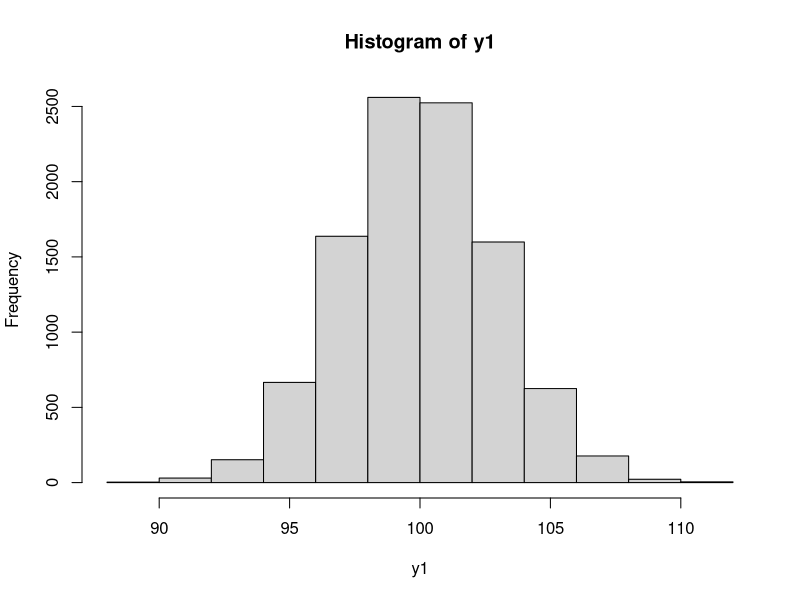
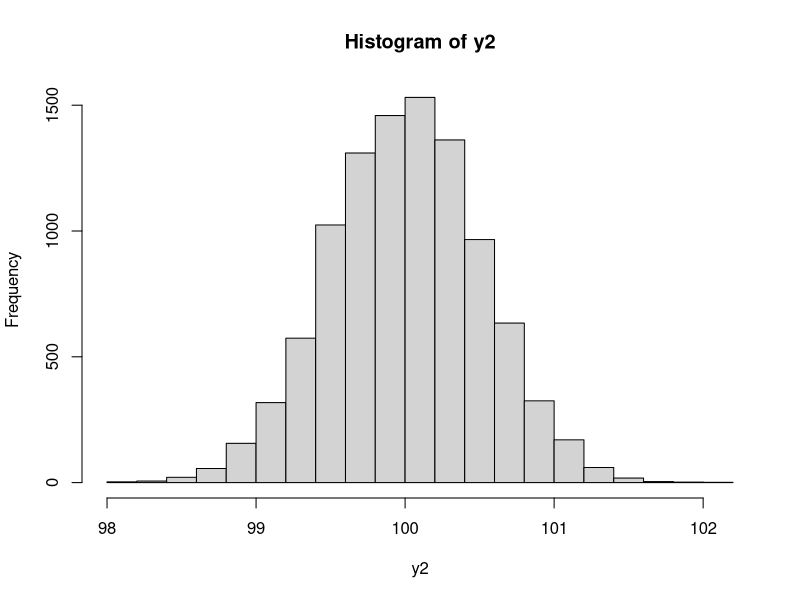

These figures' R source, in order: (Note: this script raises an error after producing the figures.)
## ---- chunk 1
knitr::opts_chunk$set(echo = TRUE)
## ---- chunk 2
randomSample <- 10000
y1 <- y2 <- rep(NA,randomSample)

for (i in 1:randomSample) {
  y1[i] <- mean(rnorm(30,100,16))
  y2[i] <- mean(rnorm(1000,100,16))
}
mean(y1);sd(y1);hist(y1)
mean(y2);sd(y2);hist(y2)
## ---- chunk 3
16/sqrt(30)
16/sqrt(1000)

## ---- chunk 4
#Create the sample
b <- rnorm(n=1000,4,3)
#Evaluate the mean and standard deviation 
mean=mean(b)
s_deviaition=sd(b)
## ---- chunk 5
#Adds c=2 to each element of the sample 
c=2
b1=b+c
#Compare the mean and standard deviation  
mean1=mean(b1)
s_deviation1=sd(b1)
print("mean of the first sample +c: ", mean+c)
print("mean of the second sample: ",mean1)
print("standard deviation of the first sample: ",s.deviation)
print("standard deviation of the second sample: ",s.deviation1)
## ---- chunk 6
#multiply the valuse by c=2
b1=c*b
#Compare the mean and variance  
mean1=mean(b1)
s.deviation1=sd(b1)
print("mean of the first sample times c: ", mean*c)
print("mean of the second sample: ",mean1)
print("standard deviation of the first sample times c^2: ",s.deviation*c**2)
print("standard deviation of the second sample: ",s.deviation1)

## ---- chunk 7
y = rgamma(n=2, shape=2)
x = log(y)

median(x); log(median(y))
## ---- chunk 8
o <- 365
pr <- 1/365
res <- 1
for (i in 1:23 ) {
  res = res * pr * o 
  cat(i, " -- ",1 - res)
  print(' ')
  o = o - 1
  
}
#same result with pbirthday function
#for (i in 1:50 ) {
#  cat(" - it",i, "with p:",1 - pbirthday(i))}
## ---- chunk 9
ind<-0;iter<- 100000
for(i in 1:iter){
  s<-sample(1:365,50,replace=TRUE);d<- unique(s)
  ind<-ind+as.numeric(length(d)!=length(s)) }
ind/iter
## ---- chunk 10
y <- rbinom(10000000,3,0.50) #the following simulate 10000000 times the no. of successes in 3 trials.
head(y, 10)
mean(y)
sd(y)

rbinom(1,30000000,0.50)/10000000 #this simulate what the exercise is asking to do.
## ---- chunk 11
x = c(10, 8, 14, 7, 21, 44, 60)
mean(x); var(x)
## ---- chunk 12
#Evaluating the proportion of not admitted students using the comulative distribution function 
A_not_admitted=pnorm(400,mean=500,sd=100)
B_not_admitted=pnorm(400,mean=450,sd=100)
#This are the value of the proportion in % of the not admetted students 
A_not_admitted
B_not_admitted
#-------------------------------------------
#Since the total namber of student in each group it's the same we can evaluate the 
#propotion of not admitted student of group B among all the non admetted student like this: 
B_not_admitted/(A_not_admitted+B_not_admitted)
#-----------------------------------------------------
#Here we show that decreasing the threshold of the exam 
#the proportion of non admetted student coming from group B increase 
A_not_admitted=pnorm(300,mean=500,sd=100)
B_not_admitted=pnorm(300,mean=450,sd=100)
B_not_admitted/(A_not_admitted+B_not_admitted)

## ---- chunk 13
xx <- seq (0,10, l = 1000)
plot(xx, dgamma(xx, shape = 3, scale = .5), xlab ="x", ylab ="f(x)", type ="l")
lines(xx, dgamma(xx, shape = 3, scale = 1), col = 2)
lines(xx, dgamma(xx, shape = 3, scale = 2), col = 3)
lines(xx,  dgamma(xx, shape = 3, scale = 3), col = 4)
lines(xx,  dgamma(xx, shape = 3, scale = 4), col = 5)
lines(xx,  dgamma(xx, shape = 3, scale = 5), col = 6)

## ---- chunk 14
x = rnorm(n=1000, mean=162, sd=7)
y = rnorm(n=1000, mean=3+0.4*x, sd=8)
plot(x, y)
## ---- chunk 15
mean(x); mean(y); sd(x); sd(y)
## ---- chunk 16
cor(x, y)
## ---- chunk 17
#Generating a sample of one million of variable with standard normal distribution 
y=rnorm(1000000,mean=0,sd=1)
#Generating the sample of one million of random variable x that correspond to the cdf evaluated on y 
x=pnorm(y,mean=0,sd=1)
#Comparign the histogram of the two samples
par(mfrow=c(1,2))
hist(y,freq = F)
curve(dnorm(x, mean=0, sd=1), add=TRUE, lty=1, col=2) 
hist(x,freq = F)
curve(dunif(x), add=TRUE, lty=1, col=2) 
## ---- chunk 18
Y10 <-rnorm(10)
Y100 <-rnorm(100)
Y1000 <-rnorm(1000)

qqnorm(Y10,col='blue',main='Y10~ N(0,1)'); abline(0,1)
qqnorm(Y100,col='blue',main='Y100~ N(0,1)'); abline(0,1)
qqnorm(Y1000,col='blue',main='Y1000~ N(0,1)'); abline(0,1)
## ---- chunk 19
yb <- rnorm(1000, 0, 16)
qqnorm(yb)
abline(0,16)
## ---- chunk 20
ye <- rexp(1000)

qqnorm(ye,col='blue', main='Y3 ~ exp(1)') 
## ---- chunk 21
yu <- runif(1000)

qqnorm(yu, col='blue', main='Y4 ~ uniform(0,1)')  
## ---- chunk 22
yu <- runif(1000)
n=1000
q=qunif(c(1:n)/(n+1))
yu=sort(yu)
plot(q,yu)

## ---- chunk 23
n <- 100000; z <- rnorm(n)
zneg <- 0; j <- 1

system.time( #time the original code
  for (i in 1:n) {
    if (z[i]<0) {
      zneg[j] <- z[i]
      j <- j + 1
    }
  }
)
## ---- chunk 24
system.time(
  opt_zneg <- z[z<0] #rewritten code
)
## ---- chunk 25
all(zneg == opt_zneg)
## ---- chunk 26
#defining cdf function
cdf <- function(x){
  n<- 1000 # number of samples in measurements
  x_m <- rnorm(n,0,n/2) #generate set of measurements
  x_m <- sort(x_m) #sort measurements
  cdf <- c() #initialize vector for cdf
  
  for (i in 1:length(x)){
    j <- 1 #initialize the variable to count #(x_m[j]<x[i])
    while((x_m[j]<x[i])&& (j-1)<length(x_m)){
      j <- j+1  #increase j in case x_m[j]<x[i]
    }
    cdf <- c(cdf, ((j-1)/length(x_m))) #add cdf of x[i]
  }
  
  #print cdf of each corresponding x
  print("Corresponding c.d.f.")
  print(cdf)
    
}
#end of function

#generate observations
n<- 20
m <- 0
x<- rnorm(n,m,n)
print("observed values")
print(x)

#calling the function
cdf(x)

## ---- chunk 27
cdf <- function(x,plot.cdf){
  n<- 1000 # number of samples
  x_m <- rnorm(n,0,n/2) #generate set of measurements
  x_m <- sort(x_m) #sort measurements
  cdf <- c() #initialize vector for cdf
  
  for (i in 1:length(x)){
    j <- 1
    while((x_m[j]<x[i])&& (j-1)<length(x_m)){
      j <- j+1      
    }
    cdf <- c(cdf, ((j-1)/length(x_m)))
  }
  
  #print cdf of each corresponding x
  print("Corresponding c.d.f.")
  print(cdf)
  
  
    
    #for plotting cdf in the form of steps
    if(plot.cdf == TRUE){
      
      x<-sort(x)
      cdf<- sort(cdf)
      plot(x,cdf,type='s',xlab="Observed values", ylab = "c.d.f.")
    }
    
    
}

#generate observations
n<- 20
m <- 0
x<- rnorm(n,m,n)
print("observed values")
print(x)
plot.cdf <- TRUE

#calling the function
cdf(x,plot.cdf)
